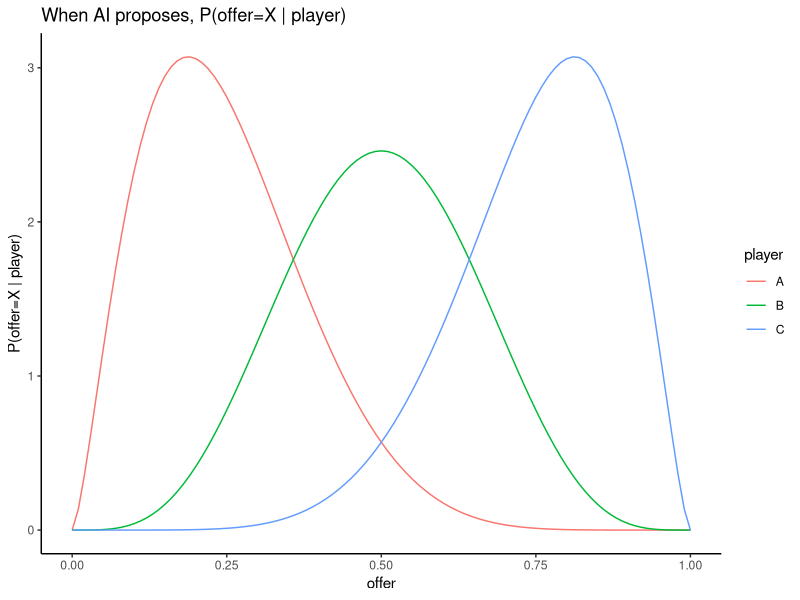
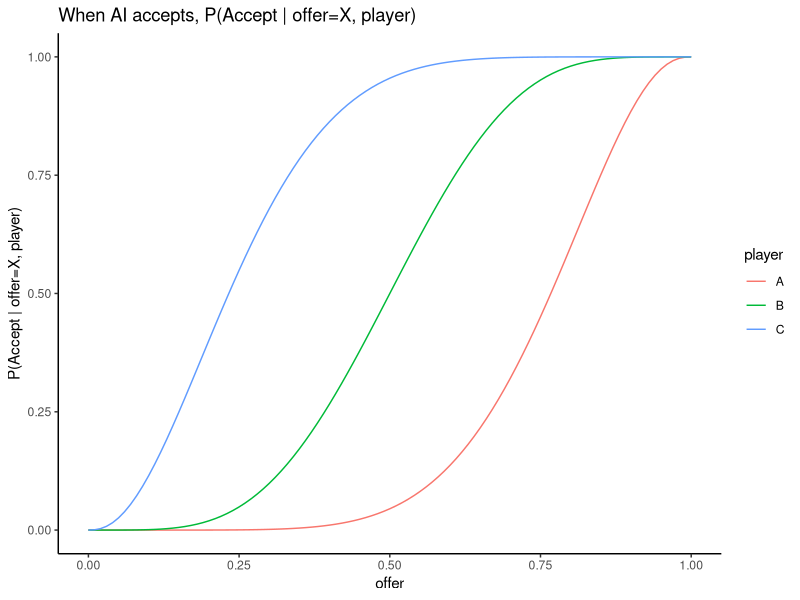
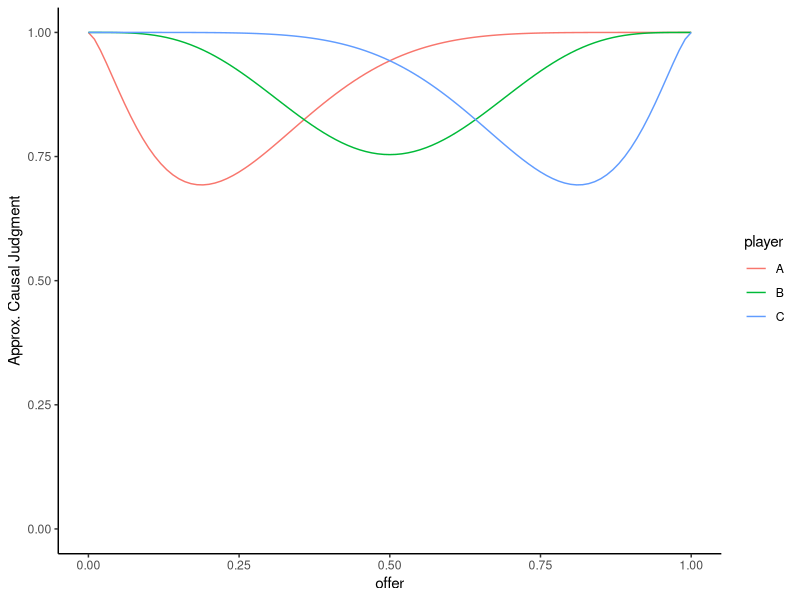
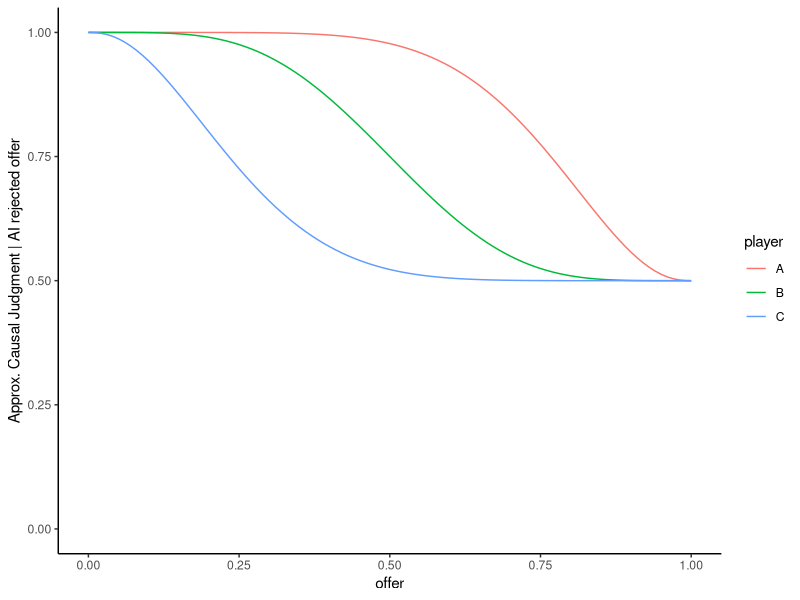
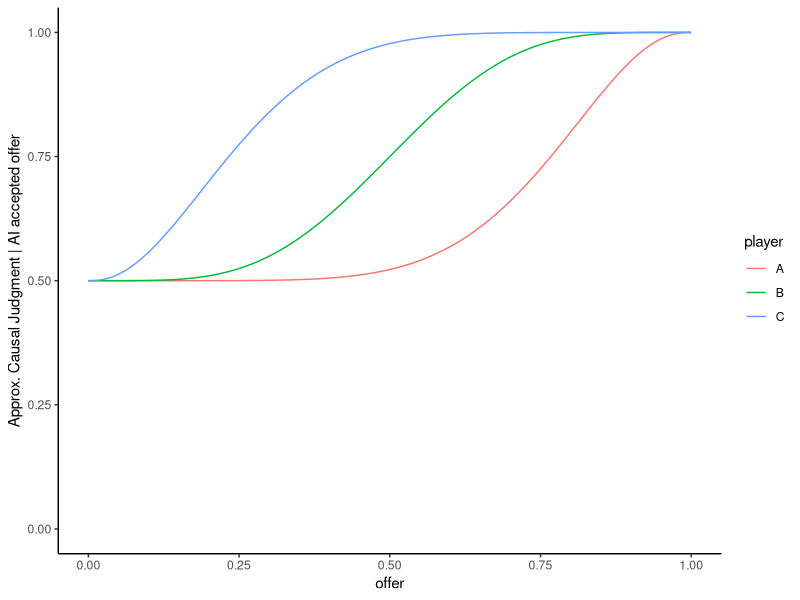
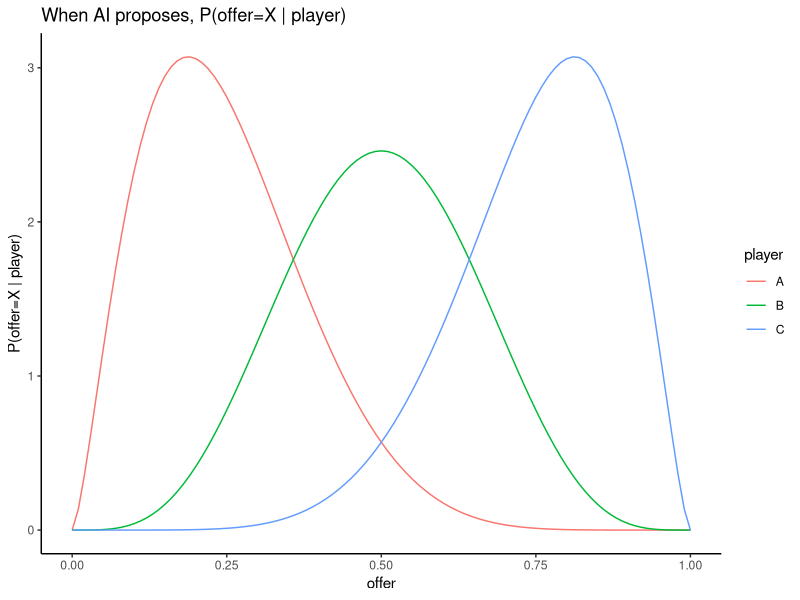
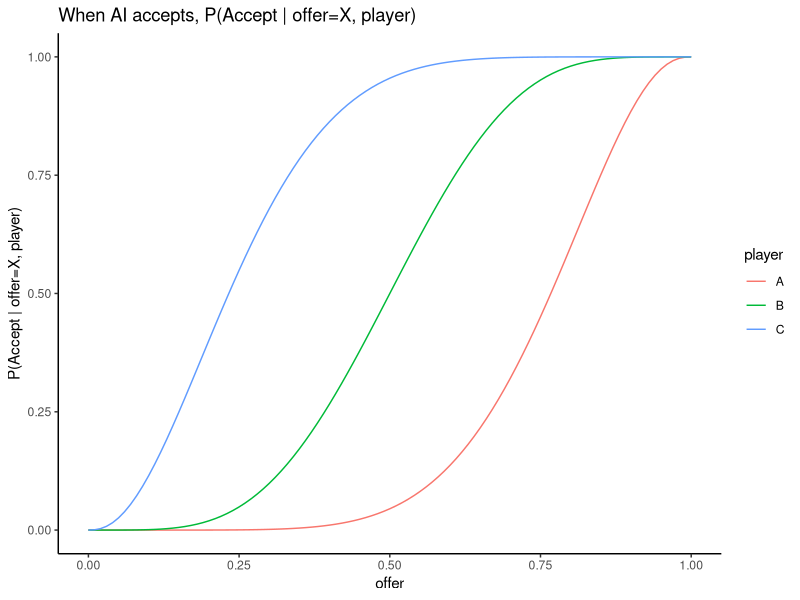
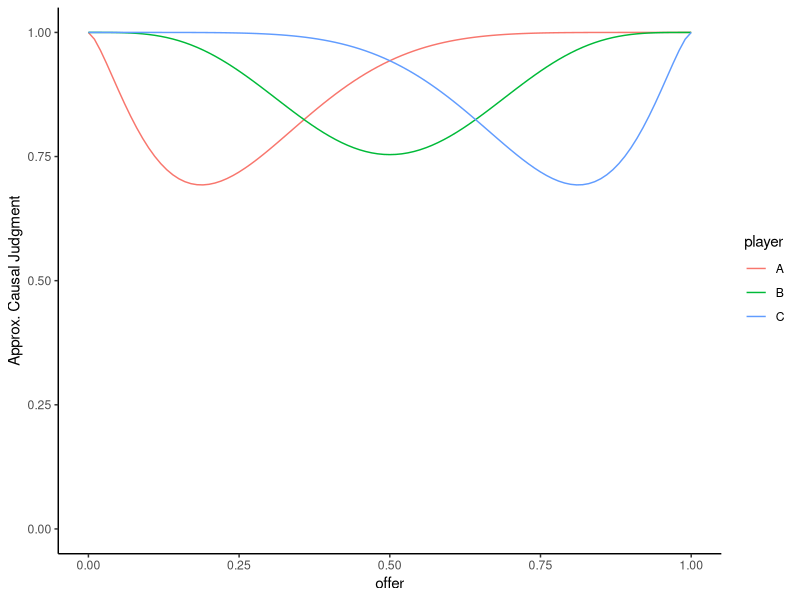

These charts were generated, in order, by the following R code: (Note: this script raises an error after producing the figures.)
#!/usr/bin/Rscript
##
## Simulate data for UG with causal judgments
##
library(ggplot2)
library(tidyr)
library(dplyr)
library(lme4)
library(lmerTest)
library(ggeffects)

cat('\nSetting up priors...')
## prior definitions for AI players
N <- 10
priors.ai <- data.frame(player=c('A', 'B', 'C'),
                        rate=c(.25, 0.5, .75)) %>%
    mutate(offer.s1=rate*N,
           offer.s2=(1-rate)*N,
           accept.s1=(1-rate)*N,
           accept.s2=rate*N)

## Display densities of AI priors for proposing/accepting offers
priors.ai %>% expand_grid(offer=seq(from=0, to=1, by=0.01)) %>%
    mutate(poffer=dbeta(offer, offer.s1, offer.s2)) %>%
    ggplot(aes(x=offer, y=poffer, color=player)) +
    geom_line() + theme_classic() + ylab('P(offer=X | player)') +
    ggtitle('When AI proposes, P(offer=X | player)')

ggsave('ai-proposal-prior.png')

priors.ai %>% crossing(offer=seq(from=0, to=1, by=0.01)) %>%
    mutate(paccept=pbeta(offer, accept.s1, accept.s2)) %>%
    ggplot(aes(x=offer, y=paccept, color=player)) +
    geom_line() + theme_classic() +
    ylab('P(Accept | offer=X, player)') +
    ggtitle('When AI accepts, P(Accept | offer=X, player)')
ggsave('ai-acceptance-prior.png')

priors.ai %>% crossing(offer=seq(from=0, to=1, by=0.01)) %>%
    mutate(cause=(1 - dbeta(offer, offer.s1, offer.s2) / 10)) %>%
    ggplot(aes(x=offer, y=cause, color=player)) + ylim(0, 1) +
    geom_line() + theme_classic() + ylab('Approx. Causal Judgment')
ggsave('cause-accept.png')

priors.ai %>% crossing(offer=seq(from=0, to=1, by=0.01)) %>%
    mutate(cause=(1 - pbeta(offer, accept.s1, accept.s2)/2)) %>%
    ggplot(aes(x=offer, y=cause, color=player)) +
    geom_line() + theme_classic() + ylim(0, 1) +
    ylab('Approx. Causal Judgment | AI rejected offer')
ggsave('cause-propose-accept.png')

priors.ai %>% crossing(offer=seq(from=0, to=1, by=0.01)) %>%
    mutate(cause=(1 + pbeta(offer, accept.s1, accept.s2))/2) %>%
    ggplot(aes(x=offer, y=cause, color=player)) +
    geom_line() + theme_classic() + ylim(0, 1) +
    ylab('Approx. Causal Judgment | AI accepted offer')
ggsave('cause-propose-reject.png')


## Define subject-level priors for acceptance
##
## Here we're assuming that subjects are approximately fair, with
##   priors ~ B(s1, s2), s1 ~ N(10, 2), s2 ~ N(10, 2).
##
## We're also assuming that subjects behave identically with different partners
##
## These can be changed in the future to better match human behavior
N <- 100  # number of participants
priors.subj <- data.frame(id=1:N,
                          condition=rep(c('propose', 'accept'), each=N/2),
                          subj.s1=rnorm(N, mean=10, sd=3),
                          subj.s2=rnorm(N, mean=10, sd=3))

## Display subject priors
png('human-proposal-prior.png')
priors.subj %>% filter(condition == 'propose') %>%
    crossing(offer=seq(from=0, to=1, by=0.01)) %>%
    mutate(poffer=dbeta(offer, subj.s1, subj.s2)) %>%
    ggplot(aes(x=offer, y=poffer)) +
    stat_smooth(method="loess", span=0.1, se=TRUE, alpha=0.3) + theme_classic() +
    ylab('P(offer=X | player)') +
    ggtitle('When Participant proposes, P(offer=X)')
dev.off()
png('human-acceptance-prior.png')
priors.subj %>% filter(condition == 'accept') %>%
    crossing(offer=seq(from=0, to=1, by=0.01)) %>%
    mutate(paccept=pbeta(offer, subj.s1, subj.s2)) %>%
    ggplot(aes(x=offer, y=paccept)) + 
    stat_smooth(method="loess", span=0.1, se=TRUE, alpha=0.3) + theme_classic() +
    ylab('P(Accept | offer=X, player)') +
    ggtitle('When Participant accepts, P(Accept | offer=X)')
dev.off()


cat('done.\n')

## Simulate trial-level data
##
cat('Simulating data...')
TRIALS <- 25 # number of trials per subj/AI
df <- priors.subj %>% crossing(priors.ai) %>%
    mutate(ai.s1=ifelse(condition == 'propose', accept.s1, offer.s1),
           ai.s2=ifelse(condition == 'propose', accept.s2, offer.s2)) %>%
    select(-offer.s1, -offer.s2, -accept.s1, -accept.s2) %>%
    crossing(trial=1:TRIALS) %>%
    rowwise %>%
    mutate(offer=ifelse(condition=='propose',
                        rbeta(1, subj.s1, subj.s2),
                        rbeta(1, ai.s1, ai.s2)),
           accept=ifelse(condition=='propose',
                         rbinom(1, 1, pbeta(offer, ai.s1, ai.s2)),
                         rbinom(1, 1, pbeta(offer, subj.s1, subj.s2))),
           earning=ifelse(accept, offer, 0),
           cause=(1 - dbeta(offer)/10))
cat('done.\n')


cat('Fitting lmer...')
m <- glmer(accept ~ player * offer * condition + (1 | id),
           family=binomial(link='logit'),
           data=df)
summary(m)
png('lmer.png')
m %>% ggpredict(terms=c('offer [all]', 'player', 'condition')) %>% plot()
dev.off()
cat('done.')
